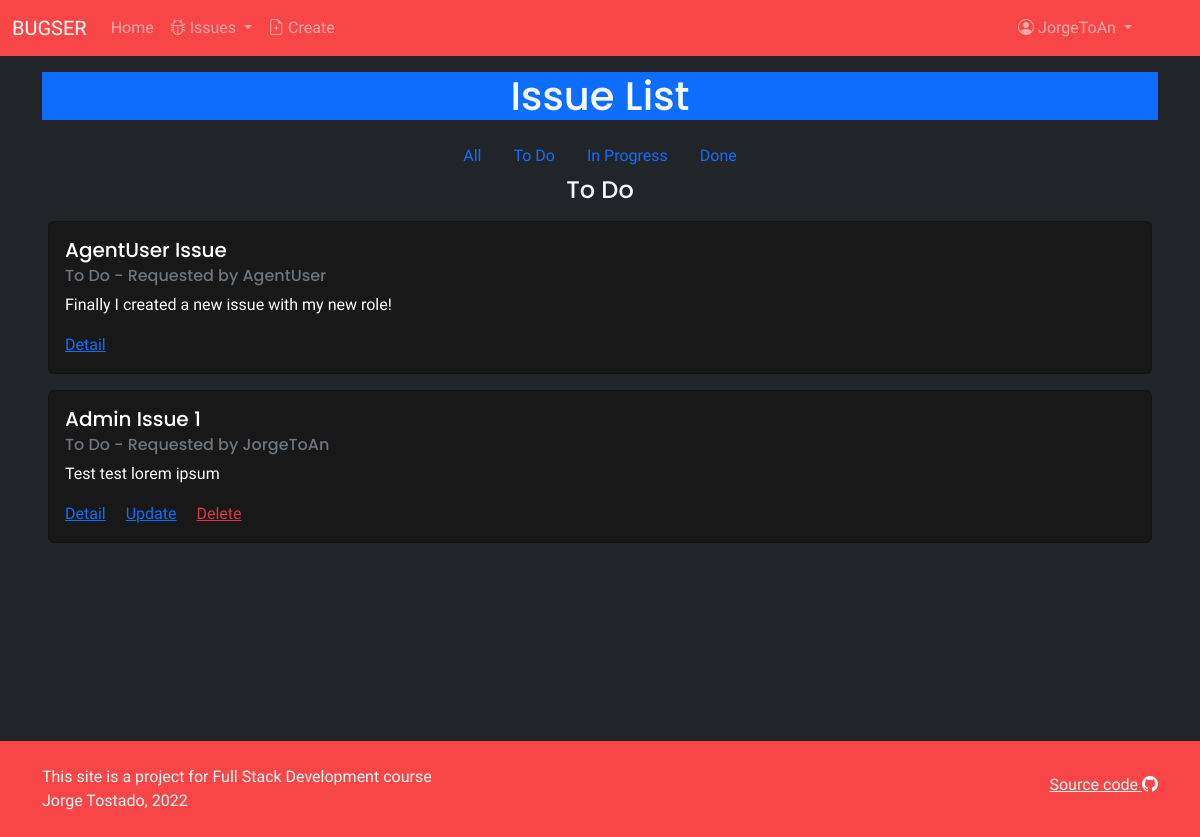
The page /issues/todo/ (signed in) on the database its author committed.
### accounts/models.py (models this page shows)
class Account(AbstractUser):
    class Role(models.TextChoices):
        MANAGER = 'MANAGER', 'Manager'
        AGENT = 'AGENT', 'Agent'
        CUSTOMER = 'CUSTOMER', 'Customer'
    base_role = Role.MANAGER
    role = models.CharField(max_length=50, choices=Role.choices)
    REQUIRED_FIELDS = ['role']

### issues/models.py (models this page shows, shortened)
class Issue(models.Model):
    title = models.CharField(max_length=80)
    summary = models.CharField(max_length=256)
    description = models.TextField()
    status = models.ForeignKey(
        Status,
        on_delete=models.CASCADE
    )
    requester = models.ForeignKey(
        get_user_model(),
        on_delete=models.CASCADE,
        related_name='requester'
    )
    assignee = models.ForeignKey(
        get_user_model(),
        on_delete=models.CASCADE,
        related_name='assignee',
        blank=True,
        null=True
    )
    created_on = models.DateTimeField(auto_now_add=True)

class Status(models.Model):
    name = models.CharField(max_length=80)
    description = models.CharField(max_length=256)
    def __str__(self):
        return self.name

### issues/views.py (the view)
# urls.py: path('todo/', IssueToDoListView.as_view(), name='todo_list'),
class IssueToDoListView(IssueContextListView):
    status = "To Do"
    def get_context_data(self):
        return super().get_context_data(status_name=self.status)

### issues/views.py (called while the page is built)
    def get_context_data(self, **kwargs):
        account = Account.objects.filter(pk=self.request.user.id).get()
        issue_status = Status.objects.get(name=kwargs["status_name"])
        context = super().get_context_data(**kwargs)
        if account.role != MANAGER_ROLE:
            context['issue_list'] = Issue.objects.filter(
                                    requester=self.request.user).filter(
                                        status=issue_status).order_by(
                                            "created_on")
        else:
            context['issue_list'] = Issue.objects.filter(
                                    status=issue_status).order_by(
                                        "created_on")
        return context

### templates/issues/list_status.html (shortened to what this page needs)
{% extends 'base.html' %}
{% block content %}
<div class="container">
    <h1 class="text-center my-3 bg-primary">Issue List</h1>
    <ul class="nav justify-content-center navlist">
        <li class="nav-item">
            <a class="nav-link" href="{% url 'list' %}">All</a>
        </li>
        <li class="nav-item">
            <a class="nav-link" href="{% url 'todo_list' %}">To Do</a>
        </li>
        <li class="nav-item">
            <a class="nav-link" href="{% url 'in_progress_list' %}">In Progress</a>
        </li>
        <li class="nav-item">
            <a class="nav-link" href="{% url 'done_list' %}">Done</a>
        </li>
    </ul>
</div>
<div class="mx-5">
    {% if issue_list %}
        <h4 class="text-center">{{ issue_list.0.status.name }}</h4>
        {% for issue in issue_list %}
            <div class="card my-3 text-bg-dark">
                <div class="card-body">
                    <h5 class="card-title">{{ issue.title }}</h5>
                    <h6 class="card-subtitle mb-2 text-muted">{{ issue.status }} - Requested by {{ issue.requester }}</h6>
                    <p class="card-text">{{ issue.description }}</p>
                    <a href="{% url 'detail' issue.id %}" class="card-link">Detail</a>
                    {% if issue.requester == user %}
                        <a href="{% url 'update' issue.id %}" class="card-link">Update</a>
                        <a href="{% url 'delete' issue.id %}" class="card-link text-danger">Delete</a>
                    {% endif %}
                </div>
            </div>
        {% endfor %}
    {% else %}
        <div class="container text-center">
            <h4 class="text-center my-5">Hmmm, looks kinda lonely out here.</h4>
            <p>Looks like you haven't created any issues.</p>
            <a href="{% url 'new' %}" class="btn btn-success">Create</a>
        </div>
    {% endif %}
</div>
{% endblock content %}

### templates/base.html (shortened to what this page needs)
{% load static %}
<!DOCTYPE html>
<html lang="en">
<head>
    <link href="https://cdn.jsdelivr.net/npm/bootstrap@5.2.2/dist/css/bootstrap.min.css" rel="stylesheet">
    <link rel="stylesheet" href="https://cdn.jsdelivr.net/npm/bootstrap-icons@1.9.1/font/bootstrap-icons.css">
    <link rel="stylesheet" href="{% static 'css/base.css' %}">
</head>
<body class="bg-dark text-light">
    <nav class="navbar navbar-expand-lg bg-light navbar-dark">
        <div class="container-fluid">
            <a class="navbar-brand" href="{% url 'index' %}">BUGSER</a>
            <div class="collapse navbar-collapse" id="navbarNavAltMarkup">
                <ul class="navbar-nav me-auto mb-lg-0">
                    <li class="nav-item"><a class="nav-link" href="{% url 'index' %}">Home</a></li>
                    {% if user.is_authenticated %}
                        <li class="nav-item dropdown">
                            <a class="nav-link dropdown-toggle" href="#" role="button" data-bs-toggle="dropdown" aria-expanded="false">
                                <i class="bi bi-bug"></i> Issues
                            </a>
                        </li>
                        <li class="nav-item"><a class="nav-link" href="{% url 'new' %}"><i class="bi bi-file-earmark-plus"></i> Create</a></li>
                    {% else %}
                        <span class="navbar-text btn btn-outline-danger">Log in to access more features</span>
                    {% endif %}
                </ul>
                {% if user.is_authenticated %}
                    <ul class="navbar-nav mb-lg-0 mx-5">
                        <li class="nav-item dropdown">
                            <a class="nav-link dropdown-toggle" href="#" role="button" data-bs-toggle="dropdown" aria-expanded="false">
                                <i class="bi bi-person-circle"></i> {{ user }}
                            </a>
                        </li>
                    </ul>
                {% endif %}
            </div>
        </div>
    </nav>
    <div class="content">
        {% block content %}
        {% endblock content %}
    </div>
    <div class="footer">
        <div class="container py-4">
            <div class="row">
                <div class="text-start col-9">
                    <p class="m-0">
                        This site is a project for Full Stack Development course<br>
                        Jorge Tostado, 2022
                    </p>
                </div>
                <div class="col-3">
                    <p class="text-end mt-2">
                        <a href="https://github.com/JorgeToAn/FSDI113-IssueTracker" class="text-light">Source code <i class="bi bi-github"></i></a>
                    </p>
                </div>
            </div>
        </div>
    </div>
</body>
</html>

### static/css/base.css (style rules this page uses)
body { font-family: 'Source Sans Pro', sans-serif; }
.content { min-height: 83.6vh; }
h1, h2, h3, h4, h5, h6 { font-family: 'Poppins', sans-serif; }
.navbar { background-color: #f84545 !important; }
.footer { background-color: #f84545; }
.text-bg-dark { background-color: #181818 !important; }

### rows shown on the page
Account: username "JorgeToAn"
Issue: status.name "To Do", title "AgentUser Issue", status "To Do", requester "AgentUser", description "Finally I created a new issue with my new role!"
Issue: title "Admin Issue 1", status "To Do", requester "JorgeToAn", description "Test test lorem ipsum", shows "Update"
